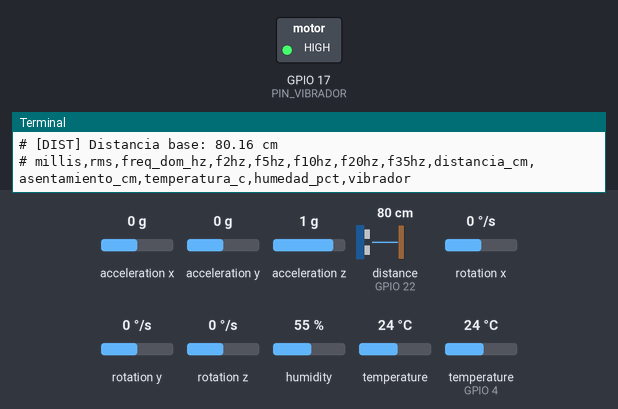
A program run on a simulated Raspberry Pi (BCM pin numbers). Shown: switched loads named in the program (green lamp = pin HIGH), the last lines printed to the terminal. Inputs (shaded band) come from the test bench; at power-on: acceleration x 0 g, acceleration y 0 g, acceleration z 1 g, distance to the obstacle (sensor on GPIO 22) 80 cm, rotation x 0 °/s, rotation y 0 °/s, rotation z 0 °/s, humidity 55 %, temperature 24 °C, temperature (sensor on GPIO 4) 24 °C. The echo pulse lasts 58.3 µs per cm; pins used as bus, display or sensor lines are not drawn.

Above: at 5.5 s.
At 15.9 s:
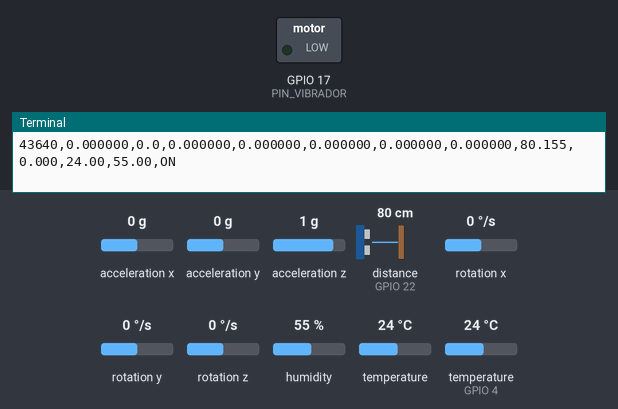
Timing chart, 0 to 22.0 s (numbered marks = the images above):
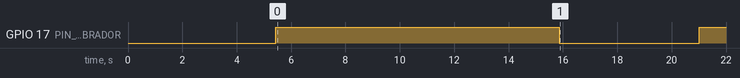

Measured:
- by itself, GPIO 17 (PIN_VIBRADOR): HIGH → LOW at 15.9 s, → HIGH 5.1 s later

The program:

sensores.py
```python
#!/usr/bin/env python3
"""
Equivalente Python para Raspberry Pi 4 del sketch Arduino.
Sensores: MPU-6050 (I2C), HC-SR04 (distancia), DHT11 (temp/hum), Vibrador.

Distribución de pines (BCM) — Distribución optimizada:
  MPU6050  : 3.3V=Pin1, SDA=GPIO2(Pin3), SCL=GPIO3(Pin5), GND=Pin6
  DHT11    : DATA=GPIO4(Pin7), GND=Pin9, 3.3V=Pin17
  Vibrador : Control=GPIO17(Pin11), GND=Pin14, 5V=Pin4
  HC-SR04  : TRIG=GPIO27(Pin13), ECHO=GPIO22(Pin15), GND=Pin20, 5V=Pin2

Dependencias (instalar con pip):
    pip install smbus2 RPi.GPIO adafruit-circuitpython-dht

Habilitar I2C en la Raspberry Pi:
    sudo raspi-config  ->  Interface Options  ->  I2C  ->  Enable
    sudo reboot
"""

import time
import math
import sys
import smbus2 as smbus
import adafruit_dht
import board
import RPi.GPIO as GPIO

# ════════════════════════════════════════════════════════════
#  PINES (numeración BCM de Raspberry Pi) — Distribución optimizada
# ════════════════════════════════════════════════════════════
PIN_VIBRADOR = 17   # GPIO17  — Pin físico 11
PIN_TRIG     = 27   # GPIO27  — Pin físico 13
PIN_ECHO     = 22   # GPIO22  — Pin físico 15
# DHT11 DATA   = GPIO4 (Pin físico 7) — se pasa a adafruit_dht como board.D4

# ════════════════════════════════════════════════════════════
#  CONFIGURACIÓN GPIO
# ════════════════════════════════════════════════════════════
GPIO.setmode(GPIO.BCM)
GPIO.setup(PIN_VIBRADOR, GPIO.OUT)
GPIO.setup(PIN_TRIG,     GPIO.OUT)
GPIO.setup(PIN_ECHO,     GPIO.IN)
GPIO.output(PIN_TRIG, GPIO.LOW)

# ════════════════════════════════════════════════════════════
#  MPU-6050 (I2C)  — SDA=GPIO2, SCL=GPIO3 (bus I2C-1 de la RPi)
# ════════════════════════════════════════════════════════════
MPU_ADDR = 0x68
bus = smbus.SMBus(1)

class BiquadFilter:
    __slots__ = ('b0', 'b1', 'b2', 'a1', 'a2', 'x1', 'x2', 'y1', 'y2')
    def __init__(self, b0, b1, b2, a1, a2):
        self.b0, self.b1, self.b2 = b0, b1, b2
        self.a1, self.a2 = a1, a2
        self.x1 = self.x2 = self.y1 = self.y2 = 0.0

SAMPLE_RATE_HZ     = 200.0
WINDOW_SIZE        = 256
SECONDS_PER_SAMPLE = 1.0 / SAMPLE_RATE_HZ

# Offsets calculados durante calibración
offset_ax = 0.0; offset_ay = 0.0; offset_az = 0.0
offset_gx = 0.0; offset_gy = 0.0; offset_gz = 0.0

window_z     = [0.0] * WINDOW_SIZE
window_index = 0

# Últimos valores MPU calculados (se actualizan cada ventana)
last_rms      = 0.0
last_freq_dom = 0.0
last_f1 = last_f2 = last_f3 = last_f4 = last_f5 = 0.0

hp_filter = BiquadFilter(0.9565, -1.9130, 0.9565, -1.9112, 0.9149)
lp_filter = BiquadFilter(0.0675,  0.1349, 0.0675, -1.1430, 0.4128)

# ════════════════════════════════════════════════════════════
#  HC-SR04  — TRIG=GPIO27, ECHO=GPIO22
# ════════════════════════════════════════════════════════════
MEDIAN_SAMPLES = 5
MA_WINDOW_DIST = 10
DIST_MIN_CM    = 2.0
DIST_MAX_CM    = 400.0

ma_buffer_dist = [0.0] * MA_WINDOW_DIST
ma_index_dist  = 0
ma_count_dist  = 0
ma_sum_dist    = 0.0

distancia_base    = -1.0
last_dist_suav    = 0.0
last_asentamiento = 0.0

# Intervalo: cada 200 ms
DIST_INTERVAL_S = 0.200

# ════════════════════════════════════════════════════════════
#  DHT-11  — DATA=GPIO4 (Pin físico 7)
# ════════════════════════════════════════════════════════════
MA_SIZE_DHT  = 5
temp_buffer  = [0.0] * MA_SIZE_DHT
hum_buffer   = [0.0] * MA_SIZE_DHT
ma_index_dht = 0
ma_count_dht = 0

DHT_INTERVAL_S = 2.0

# board.D4 corresponde a GPIO4 en la Raspberry Pi
dht = adafruit_dht.DHT11(board.D4, use_pulseio=False)

# ════════════════════════════════════════════════════════════
#  VIBRADOR  — Control=GPIO17
# ════════════════════════════════════════════════════════════
vibrador_timer  = 0.0
vibrador_activo = True
TIEMPO_VIBRA_S  = 10.0
TIEMPO_PAUSA_S  =  5.0

# ════════════════════════════════════════════════════════════
#  FUNCIONES AUXILIARES DE TIEMPO
# ════════════════════════════════════════════════════════════
def micros():
    """Retorna microsegundos (int) como Arduino micros()."""
    return int(time.perf_counter_ns() / 1000)

def millis():
    """Retorna milisegundos (int) como Arduino millis()."""
    return int(time.perf_counter_ns() / 1_000_000)

def sleep_us(us):
    """Equivalente a delayMicroseconds()."""
    end = time.perf_counter_ns() + us * 1000
    while time.perf_counter_ns() < end:
        pass

# ════════════════════════════════════════════════════════════
#  FUNCIONES MPU-6050
# ════════════════════════════════════════════════════════════
def goertzel(buffer_, N, target_freq, sample_rate):
    k     = int(0.5 + float(N) * target_freq / sample_rate)
    omega = (2.0 * math.pi * k) / float(N)
    coeff = 2.0 * math.cos(omega)
    q0 = q1 = q2 = 0.0
    for i in range(N):
        q0 = coeff * q1 - q2 + buffer_[i]
        q2 = q1
        q1 = q0
    real = q1 - q2 * math.cos(omega)
    imag = q2 * math.sin(omega)
    return math.sqrt(real * real + imag * imag) / N

def dominant_frequency(buffer_, N, sample_rate):
    max_power = 0.0
    dom_freq  = 0.0
    freq = 1.0
    while freq <= 50.0:
        power = goertzel(buffer_, N, freq, sample_rate)
        if power > max_power:
            max_power = power
            dom_freq  = freq
        freq += 1.0
    return dom_freq

def apply_biquad(filt, input_val):
    output = (filt.b0 * input_val
              + filt.b1 * filt.x1
              + filt.b2 * filt.x2
              - filt.a1 * filt.y1
              - filt.a2 * filt.y2)
    filt.x2 = filt.x1
    filt.x1 = input_val
    filt.y2 = filt.y1
    filt.y1 = output
    return output

def apply_bandpass(input_val):
    return apply_biquad(lp_filter, apply_biquad(hp_filter, input_val))

def read_raw_mpu():
    """Lee 14 bytes desde 0x3B. Retorna (ax, ay, az, gx, gy, gz) en g y deg/s."""
    data = bus.read_i2c_block_data(MPU_ADDR, 0x3B, 14)
    def combine(h, l):
        val = (h << 8) | l
        if val >= 0x8000:
            val -= 0x10000
        return val
    ax = combine(data[0],  data[1])  / 16384.0
    ay = combine(data[2],  data[3])  / 16384.0
    az = combine(data[4],  data[5])  / 16384.0
    gx = combine(data[8],  data[9])  / 131.0
    gy = combine(data[10], data[11]) / 131.0
    gz = combine(data[12], data[13]) / 131.0
    return ax, ay, az, gx, gy, gz

def calibrate_mpu(num_samples=500):
    global offset_ax, offset_ay, offset_az, offset_gx, offset_gy, offset_gz
    print("# [MPU] Calibrando... no muevas el sensor")
    sys.stdout.flush()
    s_ax = s_ay = s_az = 0.0
    s_gx = s_gy = s_gz = 0.0
    for _ in range(num_samples):
        ax, ay, az, gx, gy, gz = read_raw_mpu()
        s_ax += ax; s_ay += ay; s_az += az
        s_gx += gx; s_gy += gy; s_gz += gz
        time.sleep(0.005)
    n = float(num_samples)
    offset_ax = s_ax / n
    offset_ay = s_ay / n
    offset_az = (s_az / n) - 1.0   # compensar 1 g en eje Z
    offset_gx = s_gx / n
    offset_gy = s_gy / n
    offset_gz = s_gz / n
    print(f"# [MPU] Offsets Ac: {offset_ax:.4f} {offset_ay:.4f} {offset_az:.4f}")
    print(f"# [MPU] Offsets Gy: {offset_gx:.4f} {offset_gy:.4f} {offset_gz:.4f}")

def analyze_window():
    global last_rms, last_freq_dom, last_f1, last_f2, last_f3, last_f4, last_f5
    denom = WINDOW_SIZE - 1
    for i in range(WINDOW_SIZE):
        hann = 0.5 * (1.0 - math.cos(2.0 * math.pi * i / denom))
        window_z[i] *= hann
    sum_sq        = sum(v * v for v in window_z)
    last_rms      = math.sqrt(sum_sq / WINDOW_SIZE)
    last_freq_dom = dominant_frequency(window_z, WINDOW_SIZE, SAMPLE_RATE_HZ)
    last_f1 = goertzel(window_z, WINDOW_SIZE,  2.0, SAMPLE_RATE_HZ)
    last_f2 = goertzel(window_z, WINDOW_SIZE,  5.0, SAMPLE_RATE_HZ)
    last_f3 = goertzel(window_z, WINDOW_SIZE, 10.0, SAMPLE_RATE_HZ)
    last_f4 = goertzel(window_z, WINDOW_SIZE, 20.0, SAMPLE_RATE_HZ)
    last_f5 = goertzel(window_z, WINDOW_SIZE, 35.0, SAMPLE_RATE_HZ)

# ════════════════════════════════════════════════════════════
#  FUNCIONES HC-SR04
# ════════════════════════════════════════════════════════════
def pulse_in(pin, level, timeout_us):
    """Equivalente a pulseIn() de Arduino: mide duración de pulso en µs."""
    t_start    = time.perf_counter_ns()
    timeout_ns = timeout_us * 1000
    # Esperar flanco de subida
    while GPIO.input(pin) != level:
        if time.perf_counter_ns() - t_start > timeout_ns:
            return 0
    t_pulse_start = time.perf_counter_ns()
    # Esperar flanco de bajada
    while GPIO.input(pin) == level:
        if time.perf_counter_ns() - t_start > timeout_ns:
            return 0
    t_pulse_end = time.perf_counter_ns()
    return (t_pulse_end - t_pulse_start) // 1000

def leer_distancia_cruda():
    GPIO.output(PIN_TRIG, GPIO.LOW)
    sleep_us(2)
    GPIO.output(PIN_TRIG, GPIO.HIGH)
    sleep_us(10)
    GPIO.output(PIN_TRIG, GPIO.LOW)
    tiempo = pulse_in(PIN_ECHO, GPIO.HIGH, 25000)
    if tiempo == 0:
        return -1.0
    dist = tiempo / 58.0
    if dist < DIST_MIN_CM or dist > DIST_MAX_CM:
        return -1.0
    return dist

def mediana():
    muestras = []
    for _ in range(MEDIAN_SAMPLES):
        d = leer_distancia_cruda()
        if d > 0:
            muestras.append(d)
        sleep_us(30000)
    if not muestras:
        return -1.0
    muestras.sort()
    return muestras[len(muestras) // 2]

def media_movil_dist(nueva_lectura):
    global ma_sum_dist, ma_index_dist, ma_count_dist
    ma_sum_dist -= ma_buffer_dist[ma_index_dist]
    ma_buffer_dist[ma_index_dist] = nueva_lectura
    ma_sum_dist  += nueva_lectura
    ma_index_dist = (ma_index_dist + 1) % MA_WINDOW_DIST
    if ma_count_dist < MA_WINDOW_DIST:
        ma_count_dist += 1
    return ma_sum_dist / ma_count_dist

def calibrar_dist(num_muestras=10):
    global distancia_base
    print("# [DIST] Calibrando distancia base...")
    sys.stdout.flush()
    suma   = 0.0
    validas = 0
    for _ in range(num_muestras):
        m = mediana()
        if m > 0:
            suma    += m
            validas += 1
    if validas > 0:
        distancia_base = suma / validas
        print(f"# [DIST] Distancia base: {distancia_base:.2f} cm")
    else:
        print("# [DIST] ERROR: calibración fallida")

# ════════════════════════════════════════════════════════════
#  FUNCIONES DHT-11
# ════════════════════════════════════════════════════════════
def promediar_dht(buffer_, count):
    return sum(buffer_[:count]) / count

# ════════════════════════════════════════════════════════════
#  VIBRADOR
# ════════════════════════════════════════════════════════════
def actualizar_vibrador(ahora):
    global vibrador_activo, vibrador_timer
    if vibrador_activo:
        GPIO.output(PIN_VIBRADOR, GPIO.HIGH)
        if ahora - vibrador_timer >= TIEMPO_VIBRA_S:
            vibrador_activo = False
            vibrador_timer  = ahora
            GPIO.output(PIN_VIBRADOR, GPIO.LOW)
    else:
        if ahora - vibrador_timer >= TIEMPO_PAUSA_S:
            vibrador_activo = True
            vibrador_timer  = ahora
            GPIO.output(PIN_VIBRADOR, GPIO.HIGH)

# ════════════════════════════════════════════════════════════
#  SETUP
# ════════════════════════════════════════════════════════════
def setup():
    global last_sample_time, last_dist_time, last_dht_time
    global vibrador_timer

    print("# Iniciando sensores en Raspberry Pi 4...")
    print("# Pines BCM: DHT11=GPIO4, Vibrador=GPIO17, TRIG=GPIO27, ECHO=GPIO22")
    sys.stdout.flush()

    # --- MPU-6050: despertar y configurar ---
    bus.write_byte_data(MPU_ADDR, 0x6B, 0x00)   # Salir de sleep
    bus.write_byte_data(MPU_ADDR, 0x1A, 0x02)   # DLPF_CFG=2 (94 Hz Acc, 98 Hz Gyro)
    bus.write_byte_data(MPU_ADDR, 0x1C, 0x00)   # ACCEL_CONFIG: ±2 g
    bus.write_byte_data(MPU_ADDR, 0x1B, 0x00)   # GYRO_CONFIG: ±250 deg/s
    calibrate_mpu(500)

    # --- HC-SR04 ---
    calibrar_dist(10)

    # --- Vibrador: arranca encendido ---
    vibrador_timer = time.perf_counter()
    GPIO.output(PIN_VIBRADOR, GPIO.HIGH)

    # --- Cabecera CSV ---
    print("# millis,rms,freq_dom_hz,f2hz,f5hz,f10hz,f20hz,f35hz,"
          "distancia_cm,asentamiento_cm,temperatura_c,humedad_pct,vibrador")

    last_sample_time = time.perf_counter()
    last_dist_time   = time.perf_counter()
    last_dht_time    = time.perf_counter()

# ════════════════════════════════════════════════════════════
#  LOOP
# ════════════════════════════════════════════════════════════
def loop():
    global last_sample_time, last_dist_time, last_dht_time
    global window_index
    global last_dist_suav, last_asentamiento
    global temp_buffer, hum_buffer, ma_index_dht, ma_count_dht

    while True:
        ahora = time.perf_counter()

        # ── MPU-6050 a 200 Hz: solo acumula, no imprime ──────────────────────
        if ahora - last_sample_time >= SECONDS_PER_SAMPLE:
            last_sample_time += SECONDS_PER_SAMPLE
            # Compensar drift: si nos atrasamos mucho, resincronizar
            if last_sample_time < ahora - SECONDS_PER_SAMPLE:
                last_sample_time = ahora

            ax, ay, az, gx, gy, gz = read_raw_mpu()
            ax -= offset_ax; ay -= offset_ay; az -= offset_az
            filtered = apply_bandpass(az)
            window_z[window_index] = filtered
            window_index += 1
            if window_index >= WINDOW_SIZE:
                window_index = 0
                analyze_window()

        # ── HC-SR04 cada 200 ms ───────────────────────────────────────────────
        if ahora - last_dist_time >= DIST_INTERVAL_S:
            last_dist_time += DIST_INTERVAL_S
            med = mediana()
            if med > 0:
                last_dist_suav = media_movil_dist(med)
                if distancia_base > 0:
                    last_asentamiento = last_dist_suav - distancia_base

        # ── Vibrador ─────────────────────────────────────────────────────────
        actualizar_vibrador(ahora)

        # ── DHT-11 cada 2 s: imprime la fila completa ────────────────────────
        if ahora - last_dht_time >= DHT_INTERVAL_S:
            last_dht_time += DHT_INTERVAL_S

            try:
                humedad     = dht.humidity
                temperatura = dht.temperature
            except RuntimeError as e:
                print(f"# [DHT] LECTURA INVALIDA: {e}")
                time.sleep(0.5)
                continue

            if humedad is None or temperatura is None:
                print("# [DHT] LECTURA INVALIDA")
                continue

            temp_buffer[ma_index_dht] = temperatura
            hum_buffer[ma_index_dht]  = humedad
            ma_index_dht = (ma_index_dht + 1) % MA_SIZE_DHT
            if ma_count_dht < MA_SIZE_DHT:
                ma_count_dht += 1
            temp_suav = promediar_dht(temp_buffer, ma_count_dht)
            hum_suav  = promediar_dht(hum_buffer,  ma_count_dht)

            ms        = int(ahora * 1000)
            vib_state = "ON" if vibrador_activo else "OFF"

            # Fila CSV unificada
            print(f"{ms},{last_rms:.6f},{last_freq_dom:.1f},"
                  f"{last_f1:.6f},{last_f2:.6f},{last_f3:.6f},"
                  f"{last_f4:.6f},{last_f5:.6f},"
                  f"{last_dist_suav:.3f},{last_asentamiento:.3f},"
                  f"{temp_suav:.2f},{hum_suav:.2f},{vib_state}")
            sys.stdout.flush()

# ════════════════════════════════════════════════════════════
#  MAIN
# ════════════════════════════════════════════════════════════
if __name__ == "__main__":
    try:
        setup()
        loop()
    except KeyboardInterrupt:
        print("\n# Detenido por el usuario")
    finally:
        dht.exit()
        GPIO.cleanup()
        bus.close()
        print("# Recursos liberados.")
```
